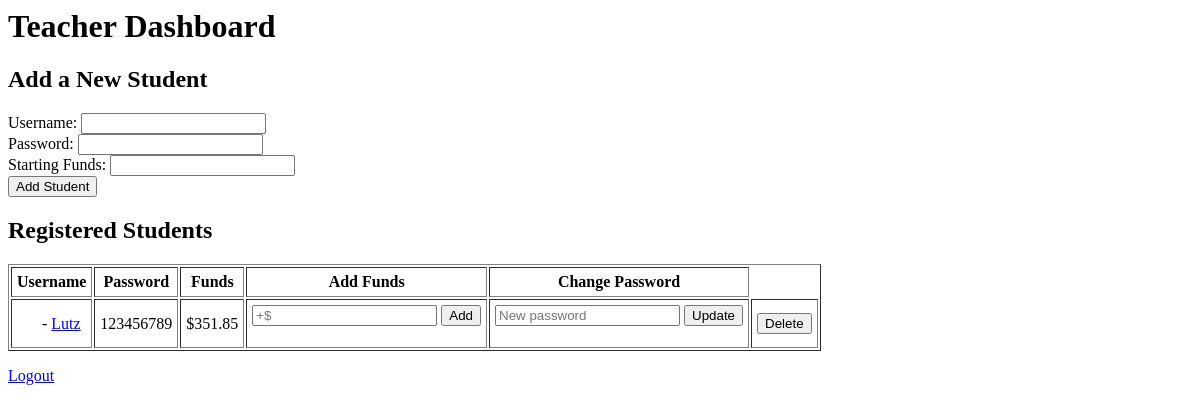
The app's page /teacher/dashboard (signed in), older data.
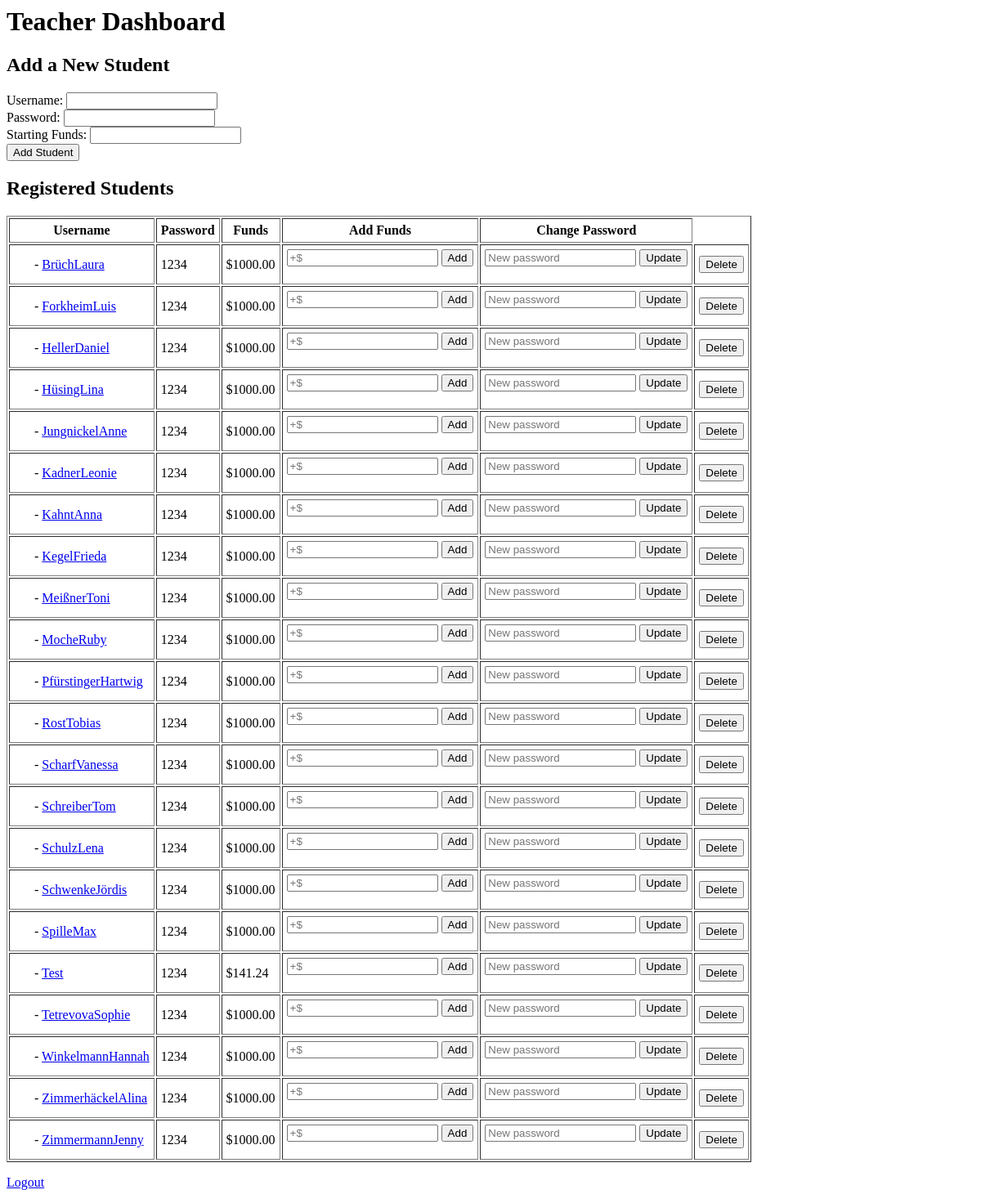
The same page, newer data.
### models.py (models this page shows)
class User(Base):
    __tablename__ = "users"
    id = Column(Integer, primary_key=True)
    email = Column(String, unique=True)  # optional for students
    username = Column(String)  # required for students
    password = Column(String, nullable=False)
    role = Column(String, nullable=False)  # "admin", "teacher", "student"
    funds = Column(Float, default=0.0)
    teacher_id = Column(Integer, ForeignKey("users.id"), nullable=True)
    teacher = relationship("User", remote_side=[id], back_populates="students")
    students = relationship("User", back_populates="teacher")
    holdings = relationship("StudentStock", back_populates="student", cascade="all, delete-orphan")

### teacher_routes.py (the view, shortened to what this page needs)
@teacher_bp.route("/dashboard", methods=["GET", "POST"])
def dashboard():
    if session.get("role") != "teacher":
        return redirect(url_for("auth.login"))
    db = SessionLocal()
    teacher = db.query(User).filter_by(id=session["user_id"]).first()
    error = None
    success = None
    db.refresh(teacher)
    students = sorted(teacher.students, key=lambda s: s.username.lower())  # This is populated via the relationship
    db.close()
    return render_template(
        "teacher_dashboard.html",
        teacher=teacher,
        students=students,
        error=error,
        success=success
    )

### templates/teacher_dashboard.html (shortened to what this page needs)
<h1>Teacher Dashboard</h1>
<h2>Add a New Student</h2>
<form method="POST">
    Username: <input type="text" name="username"><br>
    Password: <input type="password" name="password"><br>
    Starting Funds: <input type="text" name="funds"><br>
    <input type="submit" value="Add Student">
</form>
<h2>Registered Students</h2>
<table border="1" cellpadding="5">
    <tr>
        <th>Username</th>
        <th>Password</th>
        <th>Funds</th>
        <th>Add Funds</th>
        <th>Change Password</th>
    </tr>
    {% for student in students %}
    <tr>
        <td style="padding-left: 30px;">
            - <a href="{{ url_for('teacher.view_student_portfolio', student_id=student.id) }}">
                {{ student.username }}
            </a>
        </td>
        <td>{{ student.password }}</td>
        <td>${{ '%.2f' % student.funds }}</td>
        <td>
            <form method="POST">
                <input type="number" name="amount" step="0.01" placeholder="+$" required>
                <input type="submit" value="Add">
            </form>
        </td>
        <td>
            <form method="POST">
                <input type="text" name="new_password" placeholder="New password" required>
                <input type="submit" value="Update">
            </form>
        </td>
        <td>
            <form method="POST" style="display:inline;" onsubmit="return confirm('Are you sure you want to delete this student?');">
                <input type="submit" value="Delete">
            </form>
        </td>
    </tr>
    {% endfor %}
</table>
<p><a href="{{ url_for('auth.logout') }}">Logout</a></p>

Row changes from the older to the newer data that the page shows:
changed User: username "Lutz" → "BrüchLaura"; password "123456789" → "1234"; funds "351.85" → "1000.00"
added User: username "ForkheimLuis", password "1234", funds "1000.00"
added User: username "HellerDaniel", password "1234", funds "1000.00"
added User: username "HüsingLina", password "1234", funds "1000.00"
added User: username "JungnickelAnne", password "1234", funds "1000.00"
added User: username "KadnerLeonie", password "1234", funds "1000.00"
added User: username "KahntAnna", password "1234", funds "1000.00"
added User: username "KegelFrieda", password "1234", funds "1000.00"
added User: username "MeißnerToni", password "1234", funds "1000.00"
added User: username "MocheRuby", password "1234", funds "1000.00"
added User: username "PfürstingerHartwig", password "1234", funds "1000.00"
added User: username "RostTobias", password "1234", funds "1000.00"
added User: username "ScharfVanessa", password "1234", funds "1000.00"
added User: username "SchreiberTom", password "1234", funds "1000.00"
added User: username "SchulzLena", password "1234", funds "1000.00"
added User: username "SchwenkeJördis", password "1234", funds "1000.00"
added User: username "SpilleMax", password "1234", funds "1000.00"
added User: username "Test", password "1234", funds "141.24"
added User: username "TetrevovaSophie", password "1234", funds "1000.00"
added User: username "WinkelmannHannah", password "1234", funds "1000.00"
added User: username "ZimmerhäckelAlina", password "1234", funds "1000.00"
added User: username "ZimmermannJenny", password "1234", funds "1000.00"
